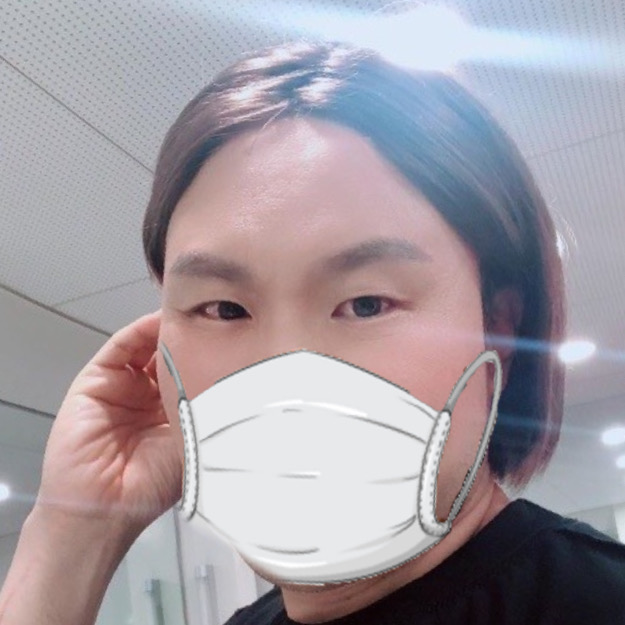
#> input picture 딥러닝발표/딥러닝 2조/YM.jpg, 625 x 625 px
$ python -i load_data_ver3.py   (imports and definitions only)
#> lines starting #> are read from the running program, lines starting #| are printed output that depends on the picture; after the words box and inside, x2 and y2 are one past the last pixel; in counts of white or black regions, pixels touching at a corner belong together
#> further down, picture is the input picture: shape (625, 625, 3); mean B, G, R 163, 155.9, 163.6
#!/usr/bin/env python
# coding: utf-8

# In[1]:


import sys
# [1 line not run here, left out]

from keras.preprocessing.image import img_to_array
import matplotlib.pyplot as plt
import cv2
import numpy as np
import os
import re


# In[ ]:


def preProcessImage(img):
  rgb = cv2.cvtColor(img, cv2.COLOR_BGR2RGB)

  # 흰색
  lower_1 = np.array([200,200,200])
  upper_1 = np.array([255, 255, 255])

  #밝은 하늘색
  lower_2 = np.array([130,190,210])
  upper_2 = np.array([160, 255, 255])

  #진한 네이비색
  lower_3 = np.array([60,120,130])
  upper_3 = np.array([100,168,200])

  lower_4 = np.array([0,0,0])
  upper_4 = np.array([0,0,0])

  #제외할 생상영역

  lower_not = np.array([0,0,0])
  upper_not = np.array([0,0,0])


  #각 조건에 따라 선택된 영역들
  red_select_1 = cv2.inRange(rgb,lower_1,upper_1)
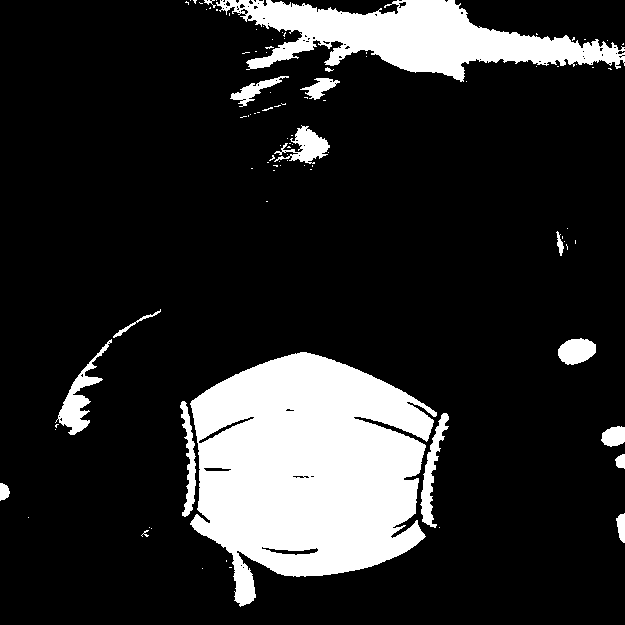
#> red_select_1: shape (625, 625); 16.7% white; 95 white regions (77 under 20 px), largest, box (x1, y1, x2, y2) and area: (190, 352, 437, 607) 42796, (216, 0, 625, 82) 15373, (55, 339, 112, 435) 1344
  red_select_2 = cv2.inRange(rgb,lower_2,upper_2)
#> red_select_2: shape (625, 625); every value is 0
  red_select_3 = cv2.inRange(rgb,lower_3,upper_3)
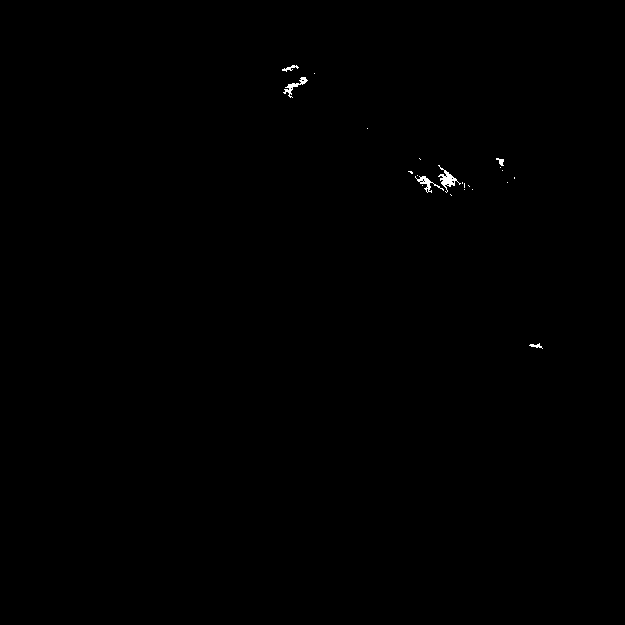
#> red_select_3: shape (625, 625); 0.15% white; 22 white regions (16 under 20 px), largest, box (x1, y1, x2, y2) and area: (438, 165, 461, 193) 188, (283, 77, 308, 98) 134, (415, 176, 444, 193) 129, (282, 65, 299, 72) 47, (529, 343, 543, 349) 36, (496, 158, 504, 166) 35
  red_select_4 = cv2.inRange(rgb,lower_4,upper_4)
  red_select_not = cv2.inRange(rgb, lower_not, upper_not)
  red_exclude = cv2.bitwise_not(red_select_not)
#> red_exclude: shape (625, 625); every value is 255

  #조건들 순차적으로 합쳐주기
  red_select_aug_1 = cv2.bitwise_or(red_select_1, red_select_2)
  red_select_aug_2 = cv2.bitwise_or(red_select_aug_1, red_select_3)
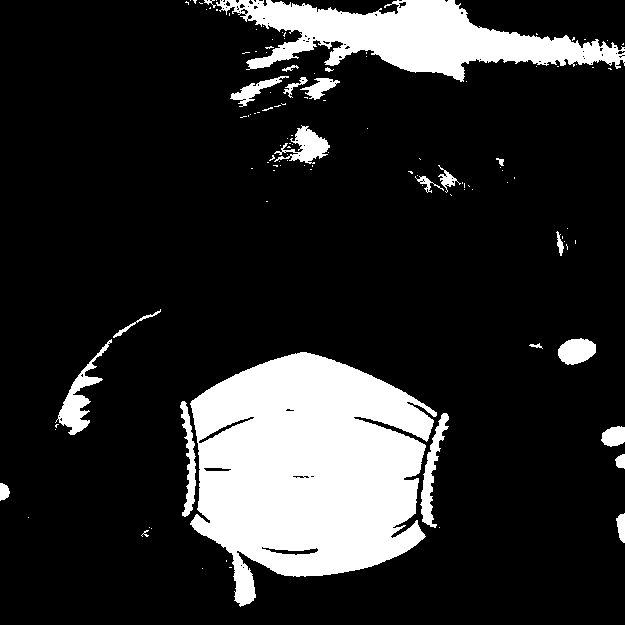
#> red_select_aug_2: shape (625, 625); 16.9% white; 117 white regions (93 under 20 px), largest, box (x1, y1, x2, y2) and area: (190, 352, 437, 607) 42796, (216, 0, 625, 82) 15373, (55, 339, 112, 435) 1344
  red_select_aug_3 = cv2.bitwise_or(red_select_aug_2, red_select_4)
  red_select_aug_4 = cv2.bitwise_and(red_select_aug_3, red_exclude)

  #red_select_aug_4 = cv2.bitwise_not(red_select_aug_4)
  kernel = np.ones((7,7))
  red_select_aug_4 = cv2.dilate(red_select_aug_4, kernel, iterations = 1)
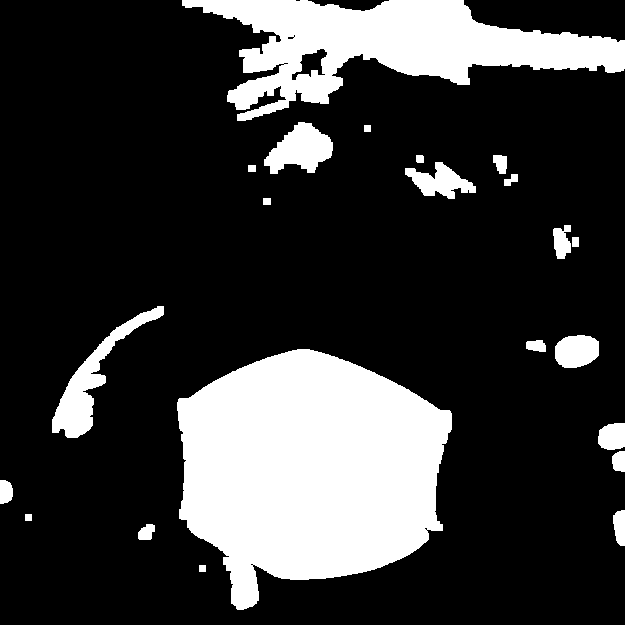
#> red_select_aug_4: shape (625, 625); 22% white; 22 white regions
  contours, hierarchy = cv2.findContours(red_select_aug_4, cv2.RETR_EXTERNAL, cv2.CHAIN_APPROX_NONE)
#> contours = 22 contours; largest, box (x1, y1, x2, y2) and area: (177, 349, 452, 610) 50242, (182, 0, 625, 121) 23834, (52, 306, 164, 438) 3114, (264, 122, 333, 174) 2068, (405, 162, 476, 199) 1222


  #윤곽선 중 면적 2000 이상인 윤곽선 내부만 살려서 원본 이미지에 검게 칠하기
  for cnt in contours:
    area = cv2.contourArea(cnt)
    if area > 2000:
        #cv2.drawContours(original, cnt, -1, (255, 0 ,255), 3)
        cv2.drawContours(img ,[cnt], 0, (0,0,0), -1)
#> this loop made 22 passes
#> area on passes 1 to 12: 36, 178.5, 36, 312.5, 236, 207.5, 586, 50242, 168.5, 1132, 3114, 54
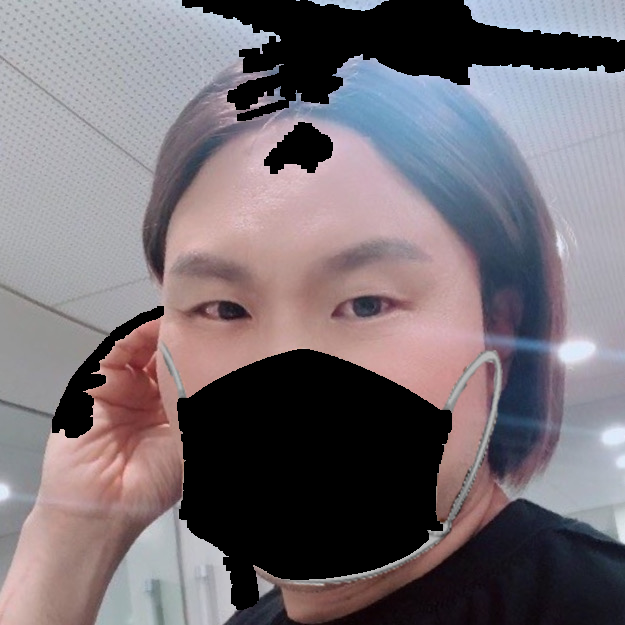
#> img: shape (625, 625, 3); mean B, G, R 116.4, 110.7, 118.8


# In[6]:


SIZE = 128


# In[4]:


# to get the files in proper order
# [150 lines left out: functions sorted_alphanumeric, get, not called in this run]

>>> import cv2
>>> picture = cv2.imread('YM.jpg')
>>> result = preProcessImage(picture)
